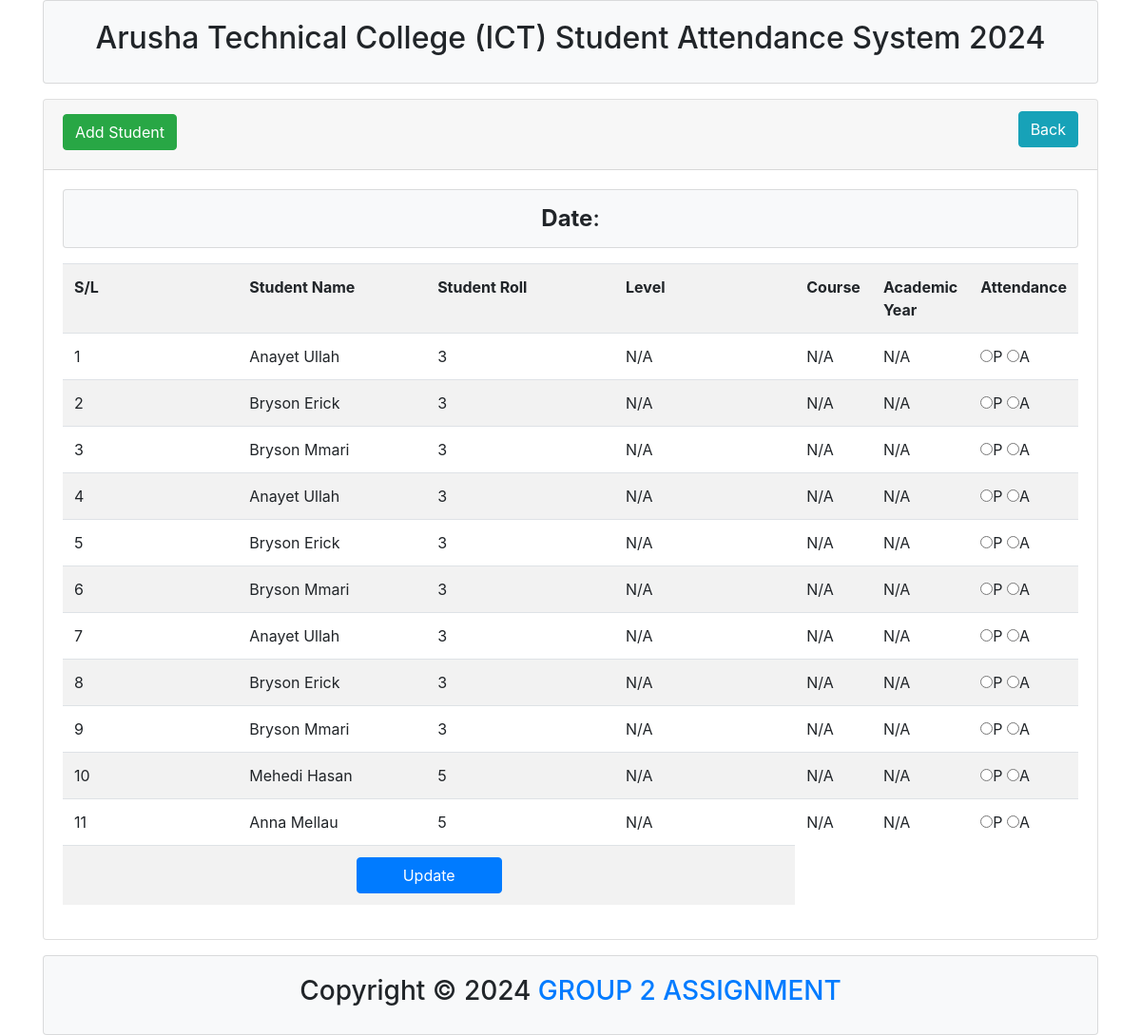
The page /student_view.php on the database its author committed.
### tables this page shows
CREATE TABLE `tbl_student` (
  `id` int(11) NOT NULL,
  `name` varchar(255) NOT NULL,
  `roll` int(11) NOT NULL,
  `course` varchar(20) NOT NULL,
  `level` varchar(20) NOT NULL,
  `academicYear` varchar(20) NOT NULL
);

CREATE TABLE `tbl_attendance` (
  `id` int(11) NOT NULL,
  `roll` int(11) NOT NULL,
  `attend` varchar(255) NOT NULL,
  `att_time` date NOT NULL
);

### lib/Database.php (called while the page is built, shortened)
<?php
Class Database{
 public $host   = DB_HOST;
 public $user   = DB_USER;
 public $pass   = DB_PASS;
 public $dbname = DB_NAME;
 public $link;
private function connectDB(){
   $this->link = new mysqli($this->host, $this->user, $this->pass,
      $this->dbname);
   }
  public function select($query){
    $result = $this->link->query($query) or
       die($this->link->error.__LINE__);
      if($result->num_rows > 0){
        return $result;
      } else {
        return false;
      }
   }
}

### classes/Student.php (called while the page is built, shortened)
<?php
	$filepath = realpath(dirname(__FILE__));
	include_once ($filepath.'/../lib/Database.php');
	include_once ($filepath.'/../helpers/Format.php');
?>
<?php
class Student{
	private $db;
	private $fm;
	public function __construct(){
		$this->db = new Database();
		$this->fm = new Format();
	}
	public function getAllData($dt){
		$date = $this->fm->validation($dt);
		$date = mysqli_real_escape_string($this->db->link, $date);
		$query = "SELECT tbl_student.name, tbl_attendance.*
				FROM tbl_student
				INNER JOIN tbl_attendance
				ON tbl_student.roll = tbl_attendance.roll
				WHERE att_time = '$date'";
		$result = $this->db->select($query);
		return $result;
	}
}

### helpers/Format.php (called while the page is built)
<?php
class Format{
   public function validation($data){
      $data = trim($data);
      $data = stripcslashes($data);
      $data = htmlspecialchars($data);
      return $data;
   }
}
?>

### student_view.php (the view, shortened to what this page needs)
<?php
    include "inc/header.php";
    include "classes/Student.php";
    $stu = new Student();
?>
<?php
    $dt = $_GET['dt'];
?>
<div class="container">
    <div class="card">
        <div class="card-header">
            <h2>
                <a class="btn btn-success" href="add.php">Add Student</a>
                <a class="btn btn-info float-right" href="date_view.php">Back</a>
            </h2>
        </div>
        <div class="card-body">
            <div class="card bg-light text-center mb-3">
                <h4 class="m-0 py-3"><strong>Date</strong>: <?php echo $dt; ?></h4>
            </div>
            <form action="" method="post">
                <table class="table table-striped">
                    <tr>
                        <th width="25%">S/L</th>
                        <th width="25%">Student Name</th>
                        <th width="25%">Student Roll</th>
                        <th width="25%">Level</th>
                        <th width="25%">Course</th>
                        <th width="25%">Academic Year</th>
                        <th width="25%">Attendance</th>
                    </tr>
                    <?php
                        $getstudent = $stu->getAllData($dt);
                        if ($getstudent) {
                            $i = 0;
                            while ($value = $getstudent->fetch_assoc()) {
                                $i++;
                    ?>
                    <tr>
                        <td><?php echo $i; ?></td>
                        <td><?php echo $value['name']; ?></td>
                        <td><?php echo $value['roll']; ?></td>
                        <td><?php echo isset($value['level']) ? $value['level'] : 'N/A'; ?></td>
                        <td><?php echo isset($value['course']) ? $value['course'] : 'N/A'; ?></td>
                        <td><?php echo isset($value['academicYear']) ? $value['academicYear'] : 'N/A'; ?></td>
                        <td>
                            <input type="radio" name="attend[<?php echo $value['roll']; ?>]" value="present" <?php if($value['attend'] == "present") {echo "checked";} ?>>P
                            <input type="radio" name="attend[<?php echo $value['roll']; ?>]" value="absent" <?php if($value['attend'] == "absent") {echo "checked";} ?>>A
                        </td>
                    </tr>
                    <?php
                            }
                        }
                    ?>
                    <tr>
                        <td colspan="4" class="text-center">
                            <input type="submit" name="submit" class="btn btn-primary px-5" value="Update">
                        </td>
                    </tr>
                </table>
            </form>
        </div>
    </div>
</div>
<?php include("inc/footer.php"); ?>

### rows shown on the page
tbl_student: name "Anayet Ullah", tbl_attendance.roll "3"
tbl_student: name "Bryson Erick", tbl_attendance.roll "3"
tbl_student: name "Bryson Mmari", tbl_attendance.roll "3"
tbl_student: name "Mehedi Hasan", tbl_attendance.roll "5"
tbl_student: name "Anna Mellau", tbl_attendance.roll "5"
